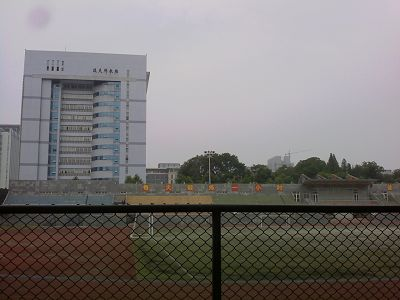
//> input picture opencv/2.jpg, 400 x 300 px
$ ./Pro2   (built with g++ and OpenCV 4)
//> lines starting //> are read from the running program, lines starting //| are printed output that depends on the picture
// Pro2.cpp : 此文件包含 "main" 函数。程序执行将在此处开始并结束。
//
#include "highgui/highgui.hpp"
#include "opencv2/nonfree/nonfree.hpp"
#include "opencv2/legacy/legacy.hpp"
#include <iostream>

using namespace cv;
using namespace std;

void OptimizeSeam(Mat& img1, Mat& trans, Mat& dst);

typedef struct
{
	Point2f left_top;
	Point2f left_bottom;
	Point2f right_top;
	Point2f right_bottom;
}four_corners_t;

four_corners_t corners;

// [45 lines left out: function CalcCorners, not called in this run]

int main(int argc, char* argv[])
{
	Mat image01 = imread("2.jpg", 1);    //右图
//> image01 is the input picture: 300 rows x 400 cols, CV_8UC3; mean B, G, R 118.4, 119.6, 123.5
	Mat image02 = imread("1.jpg", 1);    //左图
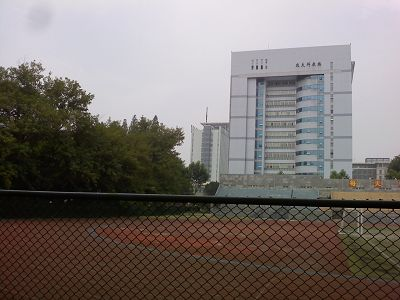
//> input picture opencv/1.jpg, 400 x 300 px
//> image02 is the input picture: 300 rows x 400 cols, CV_8UC3; mean B, G, R 111.3, 114.9, 122
	imshow("p2", image01);
	imshow("p1", image02);

	//灰度图转换
	Mat image1, image2;
	cvtColor(image01, image1, CV_RGB2GRAY);
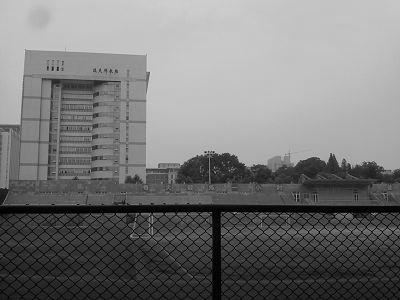
//> image1: 300 rows x 400 cols, CV_8UC1; min 0, max 218, mean 119.7
	cvtColor(image02, image2, CV_RGB2GRAY);
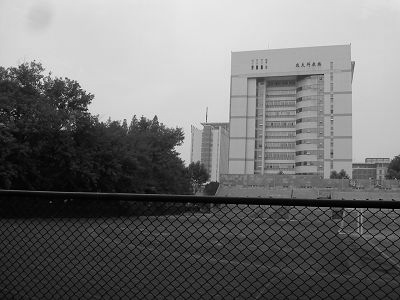
//> image2: 300 rows x 400 cols, CV_8UC1; min 0, max 243, mean 114.7


	//提取特征点
//> (the run ends here: the program needs code that is not available in this run, at `SurfFeatureDetector Detector(2000);`)
